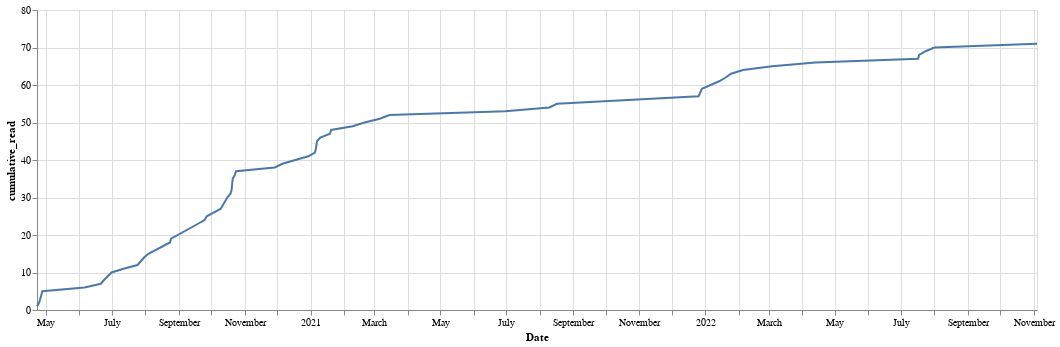

The notebook cell this image was saved under:
### Code cell
source = AddedBooksWithDate

alt.Chart(source).mark_line().transform_window(
    # Sort the data chronologically
    sort=[{'field': 'Date'}],
    # Include all previous records before the current record and none after
    # (This is the default value so you could skip it and it would still work.)
    frame=[None, 0],
    # What to add up as you go
    cumulative_read='sum(Added_flag)'
).encode(
    x='Date:T',
    # Plot the calculated field created by the transformation
    y='cumulative_read:Q'
).properties(width=1000)

### Figure 1 — Vega-Lite specification as saved in the notebook (floating-point values rounded to 4 significant figures)
{"config": {"view": {"continuousWidth": 400, "continuousHeight": 300}}, "data": {"name": "data-93532e5ddc84b6c154f9bb161acdba5c"}, "mark": "line", "encoding": {"x": {"field": "Date", "type": "temporal"}, "y": {"field": "cumulative_read", "type": "quantitative"}}, "transform": [{"window": [{"op": "sum", "field": "Added_flag", "as": "cumulative_read"}], "frame": [null, 0], "sort": [{"field": "Date"}]}], "width": 1000, "$schema": "https://vega.github.io/schema/vega-lite/v4.17.0.json", "datasets": {"data-93532e5ddc84b6c154f9bb161acdba5c": [{"Date": "2020-04-23T00:00:00", "Added_flag": 1, "count": 1}, {"Date": "2020-04-25T00:00:00", "Added_flag": 1, "count": 2}, {"Date": "2020-04-27T00:00:00", "Added_flag": 2, "count": 4}, {"Date": "2020-04-28T00:00:00", "Added_flag": 1, "count": 5}, {"Date": "2020-06-06T00:00:00", "Added_flag": 1, "count": 6}, {"Date": "2020-06-21T00:00:00", "Added_flag": 1, "count": 7}, {"Date": "2020-06-24T00:00:00", "Added_flag": 1, "count": 8}, {"Date": "2020-07-01T00:00:00", "Added_flag": 2, "count": 10}, {"Date": "2020-07-12T00:00:00", "Added_flag": 1, "count": 11}, {"Date": "2020-07-25T00:00:00", "Added_flag": 1, "count": 12}, {"Date": "2020-07-31T00:00:00", "Added_flag": 2, "count": 14}, {"Date": "2020-08-04T00:00:00", "Added_flag": 1, "count": 15}, {"Date": "2020-08-24T00:00:00", "Added_flag": 3, "count": 18}, {"Date": "2020-08-25T00:00:00", "Added_flag": 1, "count": 19}, {"Date": "2020-09-19T00:00:00", "Added_flag": 4, "count": 23}, {"Date": "2020-09-25T00:00:00", "Added_flag": 1, "count": 24}, {"Date": "2020-09-27T00:00:00", "Added_flag": 1, "count": 25}, {"Date": "2020-10-10T00:00:00", "Added_flag": 2, "count": 27}, {"Date": "2020-10-16T00:00:00", "Added_flag": 3, "count": 30}, {"Date": "2020-10-19T00:00:00", "Added_flag": 1, "count": 31}, {"Date": "2020-10-20T00:00:00", "Added_flag": 1, "count": 32}, {"Date": "2020-10-21T00:00:00", "Added_flag": 3, "count": 35}, {"Date": "2020-10-23T00:00:00", "Added_flag": 1, "count": 36}, {"Date": "2020-10-24T00:00:00", "Added_flag": 1, "count": 37}, {"Date": "2020-11-29T00:00:00", "Added_flag": 1, "count": 38}, {"Date": "2020-12-06T00:00:00", "Added_flag": 1, "count": 39}, {"Date": "2020-12-30T00:00:00", "Added_flag": 2, "count": 41}, {"Date": "2021-01-05T00:00:00", "Added_flag": 1, "count": 42}, {"Date": "2021-01-06T00:00:00", "Added_flag": 1, "count": 43}, {"Date": "2021-01-07T00:00:00", "Added_flag": 2, "count": 45}, {"Date": "2021-01-10T00:00:00", "Added_flag": 1, "count": 46}, {"Date": "2021-01-19T00:00:00", "Added_flag": 1, "count": 47}, {"Date": "2021-01-20T00:00:00", "Added_flag": 1, "count": 48}, {"Date": "2021-02-09T00:00:00", "Added_flag": 1, "count": 49}, {"Date": "2021-02-20T00:00:00", "Added_flag": 1, "count": 50}, {"Date": "2021-03-06T00:00:00", "Added_flag": 1, "count": 51}, {"Date": "2021-03-15T00:00:00", "Added_flag": 1, "count": 52}, {"Date": "2021-06-30T00:00:00", "Added_flag": 1, "count": 53}, {"Date": "2021-08-10T00:00:00", "Added_flag": 1, "count": 54}, {"Date": "2021-08-17T00:00:00", "Added_flag": 1, "count": 55}, {"Date": "2021-12-26T00:00:00", "Added_flag": 2, "count": 57}, {"Date": "2021-12-29T00:00:00", "Added_flag": 2, "count": 59}, {"Date": "2022-01-14T00:00:00", "Added_flag": 2, "count": 61}, {"Date": "2022-01-20T00:00:00", "Added_flag": 1, "count": 62}, {"Date": "2022-01-25T00:00:00", "Added_flag": 1, "count": 63}, {"Date": "2022-02-05T00:00:00", "Added_flag": 1, "count": 64}, {"Date": "2022-03-04T00:00:00", "Added_flag": 1, "count": 65}, {"Date": "2022-04-13T00:00:00", "Added_flag": 1, "count": 66}, {"Date": "2022-07-17T00:00:00", "Added_flag": 1, "count": 67}, {"Date": "2022-07-18T00:00:00", "Added_flag": 1, "count": 68}, {"Date": "2022-07-24T00:00:00", "Added_flag": 1, "count": 69}, {"Date": "2022-08-01T00:00:00", "Added_flag": 1, "count": 70}, {"Date": "2022-11-04T00:00:00", "Added_flag": 1, "count": 71}]}}
